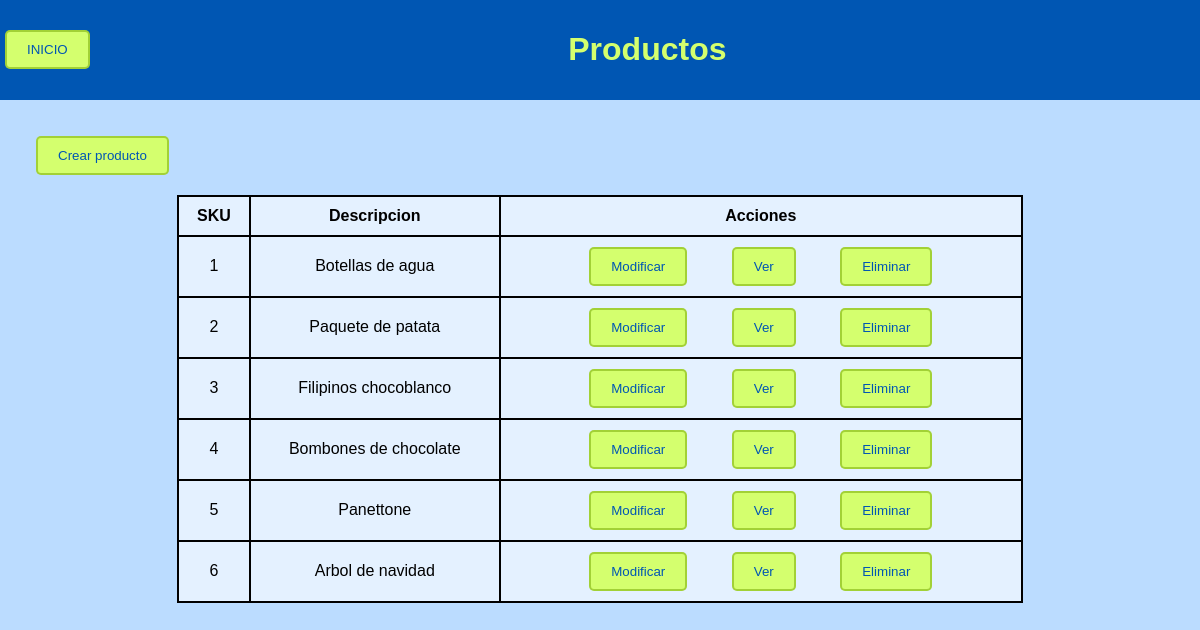
The page /productos.php (signed in) on the database its author committed.
### tables this page shows
CREATE TABLE `producto` (
  `sku` int(11) NOT NULL,
  `descripcion` varchar(255) NOT NULL,
  `num_pasillo` int(11) NOT NULL,
  `num_estanteria` int(11) NOT NULL,
  `cantidad` int(11) NOT NULL
);

### utilidad.php (called while the page is built, shortened)
<?php
function cargarProductos($con){
    $check_query="SELECT * FROM producto";
    $check_result=mysqli_query($con, $check_query);
    if(mysqli_num_rows($check_result)>0){
        return $check_result;
    }else{
        return -1;
    }
}
?>

### productos.php (the view, shortened to what this page needs)
<?php
include "utilidad.php";
$accion=false;
$rol=(int)$_SESSION["id_rol"];
?>
<!DOCTYPE html>
<html lang="es">
    <head>
        <link rel="stylesheet"  href="css/estilo.css">
    </head>
    <body>
        <header>
            <form action="index.php">
                <input type="submit" value="INICIO">
            </form>
            <h1>Productos</h1>
        </header>
        <main>
            <?php
                if($accion===false){?>
                    <form method="POST">
                        <input type="submit" name="crear" id="crear" value="Crear producto">
                    </form><?php
                    $productos=cargarProductos($con);
                    if($productos!==-1){?>
                        <table>
                            <thead>
                                <tr>
                                    <th>SKU</th>
                                    <th>Descripcion</th>
                                    <th>Acciones</th>
                                </tr>
                            </thead>
                            <tbody>
                        <?php
                        while($producto = mysqli_fetch_assoc($productos)){?>
                                <tr>
                                    <td><?php echo $producto["sku"] ?></td>
                                    <td><?php echo $producto["descripcion"] ?></td>
                                    <td>
                                        <form method="POST">
                                            <input type="submit" value="Modificar">
                                        </form>
                                        <form method="POST">
                                            <input type="submit" value="Ver">
                                        </form><?php
                                    if($rol===3){?>
                                        <form method="POST">
                                            <input type="submit" value="Eliminar">
                                        </form>
                                    <?php } ?>
                                    </td>
                                </tr>
                        <?php }
                    }
                    ?>
                            </tbody>
                        </table><?php
                }?>
        </main>
    </body>
</html>

### css/estilo.css (style rules this page uses)
body { font-family: Arial, sans-serif; margin: 0; padding: 0; background-color: #bbdcff; }
header { height: 50%; width: 100%; margin: 0; padding: 10px 0; background-color: #0056b3; color: rgb(212, 255, 110); }
header h1 { text-align: center; }
header input { background-color: rgb(212, 255, 110); color: #0056b3; border: 2px solid rgba(115, 165, 0, 0.507); float: left; margin: 20px 5px; padding: 10px 20px; border-radius: 5px; }
main, footer { margin: 3%; }
table { border-collapse: collapse; width: 75%; margin: 20px 12.5%; text-align: center; }
table, th, td { border: 2px solid black; }
th, td { padding: 10px; background-color: #e4f1ff; }
td form { margin: auto 20px; display: inline; }
input[type="submit"] { background-color: rgb(212, 255, 110); color: #0056b3; border: 2px solid rgba(115, 165, 0, 0.507); padding: 10px 20px; border-radius: 5px; cursor: pointer; }
input, textarea { border: 1px solid rgba(115, 165, 0, 0.507); background-color: rgb(212, 255, 110); border-radius: 5px; color: #0056b3; padding: 10px 20px; }

### rows shown on the page
producto: sku "1", descripcion "Botellas de agua"
producto: sku "2", descripcion "Paquete de patata"
producto: sku "3", descripcion "Filipinos chocoblanco"
producto: sku "4", descripcion "Bombones de chocolate"
producto: sku "5", descripcion "Panettone"
producto: sku "6", descripcion "Arbol de navidad"
